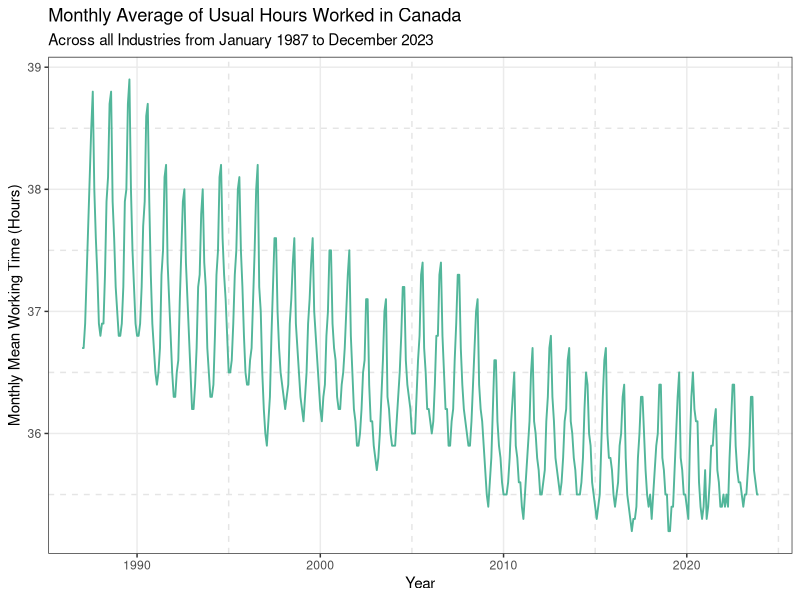
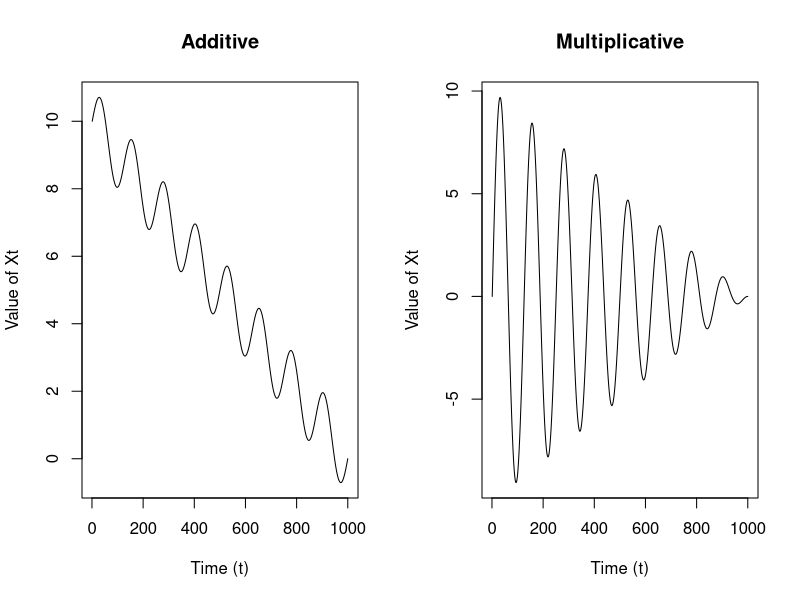
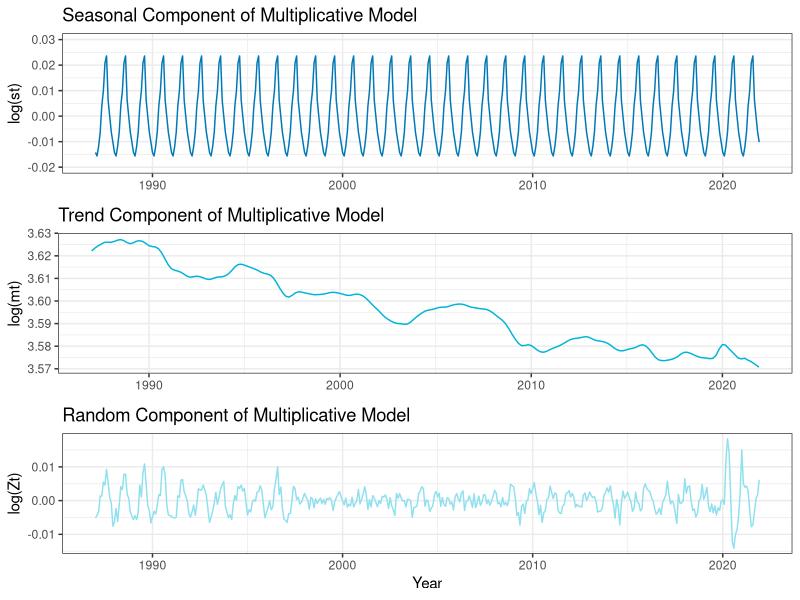
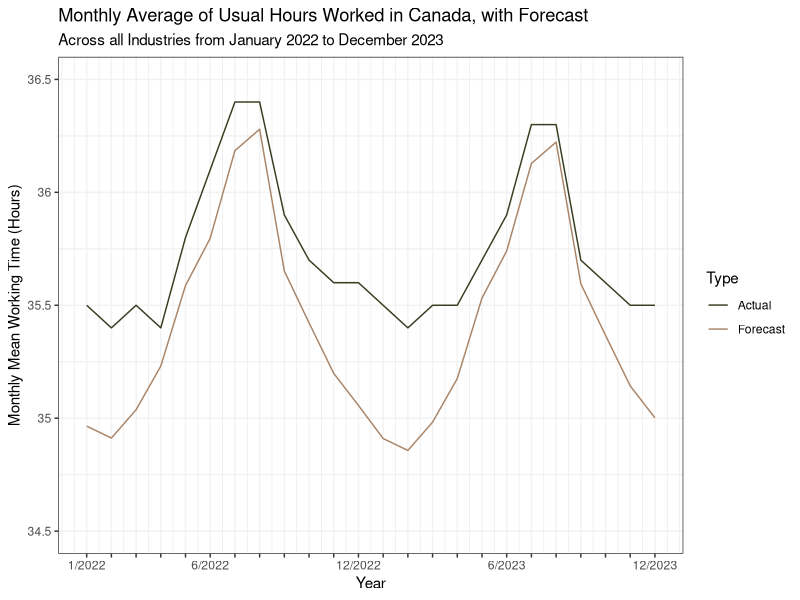
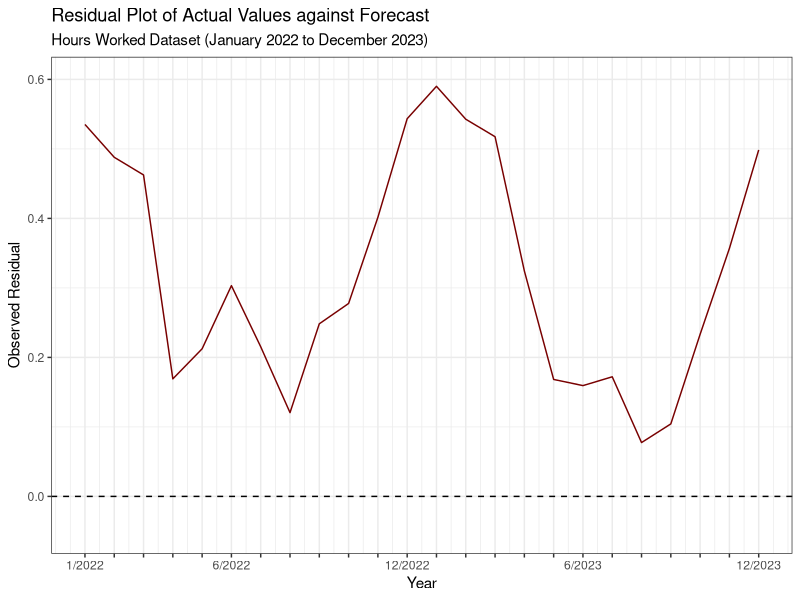

Generate these figures, in order, with R:
## ---- chunk 1
knitr::opts_chunk$set(echo = TRUE)
library(zoo)
library(tseries)
library(ggplot2)
library(gridExtra)
library(reshape2)
library(forecast)
library(mgcv)
## ---- chunk 2
df <- read.csv("usual_hours_worked_ca.csv")

jobseries = ts(data = df$Hours, start = c(1987, 1),  frequency = 12)

p1data = fortify.zoo(jobseries)
p1 <- ggplot(p1data, aes(x = Index, y = jobseries)) +
  geom_line(color = "#52b69a", linewidth = 0.65) +
  labs(
    title = "Monthly Average of Usual Hours Worked in Canada",
    subtitle = "Across all Industries from January 1987 to December 2023",
    y = "Monthly Mean Working Time (Hours)",
    x = "Year"
  ) + theme_bw() +
  theme(panel.grid.minor = element_line(
    color = "grey90",
    linetype = "dashed",
    linewidth = 0.5
  ))
print(p1)
## ---- chunk 3
st = 2*seq(from = 0, to = 8*pi, length.out = 1000)
mt = seq(from = 10, to = 0, length.out = 1000)
par(mfrow = c(1,2))
plot( mt + sin( st ), type = 'l',
      ylab = "Value of Xt", xlab = "Time (t)",
      main = "Additive")
plot( mt*sin(st), type = 'l',
      ylab = "Value of Xt", xlab = "Time (t)",
      main = "Multiplicative")
## ---- chunk 4
train <- window(jobseries, 
           # starting at the beginning of 1987
           start = 1987, 
           # ending at the end of 2021
           end = c(2021, 12), 
           # monthly
           frequency = 12)

# get test data
test <- window(jobseries,
               start = c(2022, 1),
               end = c(2023, 12),
               frequency = 12)
# verify we've done things correctly
all.equal(length(test) + length(train),
          length(jobseries),
          nrow(df))
## ---- chunk 5
to_additive = log(train)
loess = stl(to_additive, s.window = "periodic")

seasonal = loess$time.series[, 1]
trend = loess$time.series[, 2]
noise = loess$time.series[, 3]
## ---- chunk 6
sp2 <- ggplot(data = fortify.zoo(seasonal), aes(x = Index, y = seasonal)) +
  geom_line(color = "#0077b6", linewidth = 0.5) +
  theme_bw() + 
  labs(
    title = "Seasonal Component of Multiplicative Model",
    y = "log(st)",
    x = NULL
  ) + 
  ylim(-0.02, 0.03) 

mp2 <- ggplot(data = fortify.zoo(trend), aes(x = Index, y = trend)) +
  geom_line(color = "#00b4d8", linewidth = 0.5) +
  theme_bw() + 
  labs(
    title = "Trend Component of Multiplicative Model",
    y = "log(mt)",
    x = NULL
  ) 

zp2 <- ggplot(data = fortify.zoo(noise), aes(x = Index, y = noise)) +
  geom_line(color = "#90e0ef", linewidth = 0.5) +
  theme_bw() + 
  labs(
    title = "Random Component of Multiplicative Model",
    y = "log(Zt)",
    x = "Year"
  ) 

grid.arrange(sp2, mp2, zp2, nrow = 3)
## ---- chunk 7
# cast ts to data frame and rename
trend_df <- fortify.zoo(trend)
colnames(trend_df) = c("Time", "log_hours")
# fit model
trend_mod <- lm(log_hours~Time, data = trend_df)
# report coefficients
data.frame(value = trend_mod$coefficients)
## ---- chunk 8
trend_summary = summary(trend_mod)

# get the standard error and estimated coefficients
se = trend_summary$coefficients[2, "Std. Error"]
est = trend_summary$coefficients[2, "Estimate"]

# calculate observed t where hypothesized value is zero
tobs = (est - 0)/se

# report
print(paste("Our observed test statistic is approximately",
             round(tobs, 2)))
## ---- chunk 9
n = nrow(trend_df); k = 1

2 * min( pt( tobs, df = n - (k + 1), lower.tail = TRUE ),
         pt( tobs, df = n - (k + 1), lower.tail = TRUE ))
## ---- chunk 10
# extract model coefficients 
beta_0 = trend_summary$coefficients[1, "Estimate"]
beta_1 = trend_summary$coefficients[2, "Estimate"]
# unique terms in the seasonal component give one period
period = unique(seasonal)
# use our linear model with time variable
mt_pred = beta_1*time(test) + beta_0
# we're predicting two periods into the future
st_pred = (rep(period, 2))
# then the predicted value is undoing the log transform
preds = exp(mt_pred + st_pred)
p3df <- data.frame(
          Time = as.numeric(time(test)),
          Actual = as.numeric(test), 
          Predicted = preds)
# create custom-spaced month/date strings
date_strings <- unlist(lapply(2022:2023, function(year) {
  sapply(1:12, function(month) {
    if (month %% 6 == 0) paste(month, "/", year, sep = "")
    else ""
  })
}))
# specify additional parameters
date_strings[1] = "1/2022"
low_ylim = 34.5; up_ylim = 36.5
## ---- chunk 11
p3 <- ggplot(p3df) +
  geom_line(aes(x = Time, y = Actual, color = "Actual")) +
  geom_line(aes(x = Time, y = Predicted, color = "Forecast")) +
  scale_color_manual(values = c("Actual" = "#373d20", "Forecast" = "#a98467"),
                     name = "Type", labels = c("Actual", "Forecast")) +
  labs(
    title = "Monthly Average of Usual Hours Worked in Canada, with Forecast",
    subtitle = "Across all Industries from January 2022 to December 2023",
    y = "Monthly Mean Working Time (Hours)",
    x = "Year"
  ) + theme_bw() + 
  scale_x_continuous(breaks = p3df$Time, labels = date_strings) +
  scale_y_continuous(limits = c(low_ylim, up_ylim),
                     breaks = seq(low_ylim, up_ylim, by = 0.5),
                     labels = seq(low_ylim, up_ylim, by = 0.5)) +
  theme(panel.grid.major = element_line(
    color = "grey95",
    linetype = "solid",
    linewidth = 0.5
  ), 
  panel.grid.minor.y = element_line(
    color = "grey95",
    linetype = "solid",
    linewidth = 0.5
  ))
print(p3)
## ---- chunk 12
p4df <- data.frame(
  Time = as.numeric(time(test)),
  Residual = as.numeric(test - preds)
)
p4 <- ggplot(p4df) +
  geom_line(aes(x = Time, y = Residual),color = "#780000") +
  labs(
    title = "Residual Plot of Actual Values against Forecast",
    subtitle = "Hours Worked Dataset (January 2022 to December 2023)",
    y = "Observed Residual",
    x = "Year"
  ) + theme_bw() + ylim(-0.05, 0.6) +
  geom_hline(yintercept = 0, lty = "dashed") +
  scale_x_continuous(breaks = p3df$Time, labels = date_strings)
print(p4)
## ---- chunk 13
# Code block for Task 2a
## ---- chunk 14
# Code block for Task 2b
## ---- chunk 15
# Code block for Task 2c
## ---- chunk 16
# Code block for Task 2d
## ---- chunk 17
# Code block for Task 3i
## ---- chunk 18
# Code block for Task 3ii
## ---- chunk 19
# Code block for Task 3iii
## ---- chunk 20
# Code block for summarizing the simulation study results
